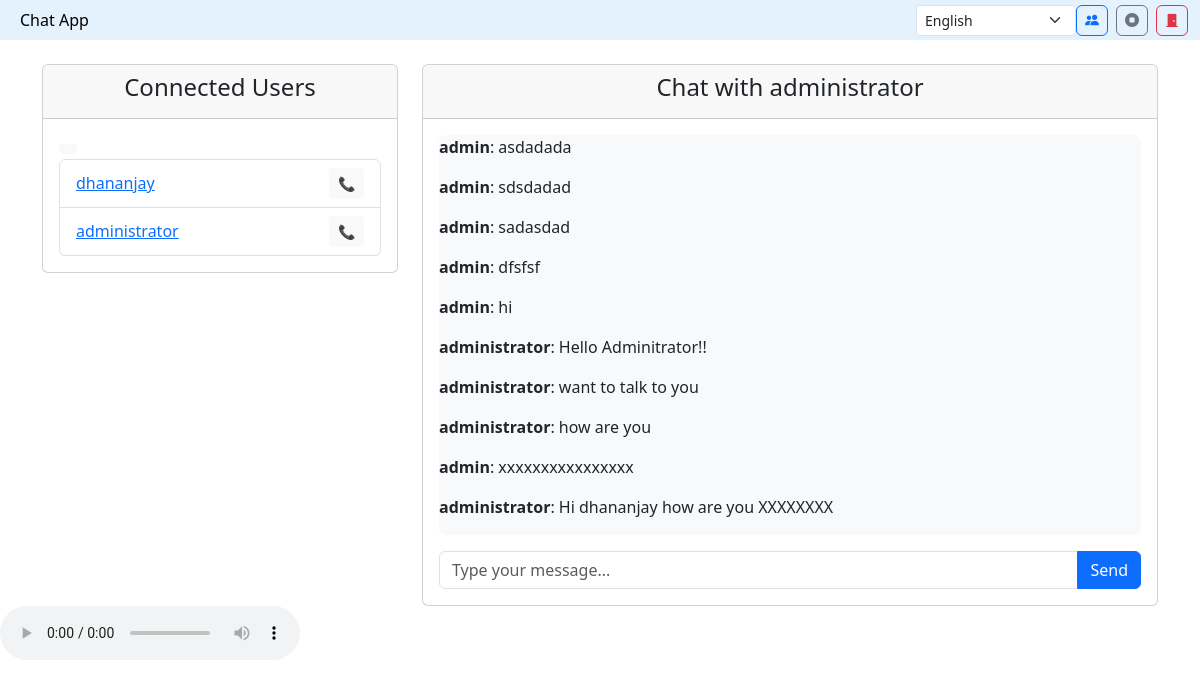
The app's page /chat/3/ (signed in) with its own data.
### chat/models.py (models this page shows, shortened)
class Chat(models.Model):
    sender = models.ForeignKey(User, on_delete=models.CASCADE, related_name="sent_messages")
    receiver = models.ForeignKey(User, on_delete=models.CASCADE, related_name="received_messages")
    message = models.TextField()
    timestamp = models.DateTimeField(auto_now_add=True)

### chat/views.py (the view)
# urls.py: path("chat/<int:user_id>/", chat_view, name="chat"),
@login_required
def chat_view(request, user_id):
    receiver = User.objects.get(id=user_id)
    chat_history = (
        (
            Chat.objects.filter(sender=request.user, receiver=receiver)
            | Chat.objects.filter(sender=receiver, receiver=request.user)
        )
        .order_by("timestamp")
        .reverse()
    )
    if request.method == "POST":
        message = request.POST.get("message")
        if message:
            Chat.objects.create(sender=request.user, receiver=receiver, message=message)
            return redirect("chat", user_id=user_id)
    users = User.objects.exclude(id=request.user.id)
    return render(
        request,
        "chat.html",
        {"receiver": receiver, "chat_history": chat_history, "users": users},
    )

### chat/templates/chat.html (shortened to what this page needs)
<!DOCTYPE html>
<html lang="en">
{% load static %}
<head>
  <link rel="stylesheet" href="https://cdn.jsdelivr.net/npm/bootstrap@5.3.0/dist/css/bootstrap.min.css">
  <link rel="stylesheet" href="https://cdn.jsdelivr.net/npm/bootstrap-icons@1.13.1/font/bootstrap-icons.min.css">
</head>
<body>
  <nav class="navbar navbar-light" style="background-color: #e3f2fd;">
    <div class="container-fluid">
      <a class="navbar-brand" href="#">Chat App</a>
      <div class="d-flex">
        <select id="languageSelect" class="form-select form-select-sm" style="width: 160px;"
          onchange="changeLanguage(this.value)">
          <option value="en">English</option>
        </select>
        <button id="startMeetingBtn" class="btn btn-outline-primary me-2" title="Start meeting"><i
            class="bi bi-people-fill"></i></button>
        <button id="stopCall" class="btn btn-outline-secondary me-2" title="Stop call"><i
            class="bi bi-stop-circle-fill"></i></button>
        <a href="{% url 'login' %}" class="btn btn-outline-danger" title="Logout"><i
            class="bi bi-door-closed-fill"></i></a>
      </div>
    </div>
  </nav>
  <div class="container mt-4">
    <div class="row">
      <div class="col-md-4">
        <div class="card">
          <div class="card-header text-center">
            <h4>Connected Users</h4>
          </div>
          <div class="card-body">
            <button onclick="console.log('📞 inline click fired')" class="btn btn-sm btn-light"> </button>
            <ul class="list-group">
              {% for user in users %}
              <li class="list-group-item user-card d-flex justify-content-between align-items-center"
                data-userid="{{ user.id }}">
                <div class="user-info">
                  <a href="{% url 'chat' user.id %}" class="user-link">{{ user.username }}</a>
                </div>
                <div class="call-button-wrapper">
                  <button class="btn btn-sm btn-light" onclick="selectAndStartCall(this)">📞</button>
                </div>
              </li>
              {% empty %}
              <li class="list-group-item text-muted text-center">No users available.</li>
              {% endfor %}
            </ul>
          </div>
        </div>
      </div>
      <div class="col-md-8">
        <div class="card">
          <div class="card-header text-center">
            <h4>Chat with {{ receiver.username }}</h4>
          </div>
          <div class="card-body">
            <div class="chat-box" id="chatbox">
              {% for chat in chat_history %}
              <p><strong>{{ chat.sender.username }}</strong>: {{ chat.message }}</p>
              {% endfor %}
            </div>
            <form id="chatForm" method="POST" class="mt-3">
              <div class="input-group">
                <input type="text" id="messageInput" name="message" class="form-control"
                  placeholder="Type your message...">
                <button type="button" id="sendMessage" class="btn btn-primary">Send</button>
              </div>
            </form>
          </div>
        </div>
      </div>
    </div>
  </div>
  <audio id="translatedAudio" controls></audio>
</body>
</html>

### chat/templates/chat.html (style rules this page uses)
.navbar { padding-top: 0.25rem; padding-bottom: 0.25rem; min-height: 40px; }
.navbar-brand { font-size: 1rem; padding: 0.25rem 0.5rem; }
.navbar .form-select, .navbar .btn { font-size: 0.875rem; padding: 0.25rem 0.5rem; height: auto; }
.chat-box { height: 400px; overflow-y: auto; border-radius: 8px; background-color: #f8f9fa; }
.user-card button { position: relative; z-index: 10; }
.user-card { position: relative; }
.call-button-wrapper { z-index: 10; position: relative; }
.user-link { display: inline-block; margin-right: 10px; z-index: 1; }

### records on screen
Chat: sender.username "administrator", message "Hello Adminitrator!!"
Chat: sender.username "administrator", message "want to talk to you"
Chat: sender.username "administrator", message "how are you"
Chat: sender.username "admin", message "xxxxxxxxxxxxxxxx"
Chat: sender.username "administrator", message "Hi dhananjay how are you XXXXXXXX"

### other values on screen
{{ user.username }} "dhananjay"
{{ user.username }} "administrator"
{{ receiver.username }} "administrator"
